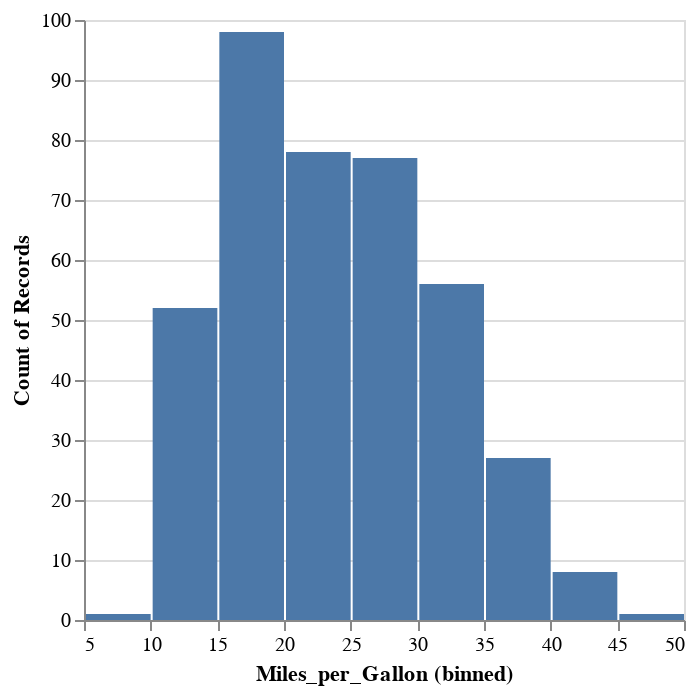

The cell this chart's notebook holds for it:
### Markdown cell above
While this visualization allows us to see how binning works, color is not a particularly effective visual encoding of a quantitative variable. A more effective encoding is to use a bar mark. This is known as a *histogram*: binning a quantitative variable and encoding the counts using bars:

### Code cell
alt.Chart(cars).mark_bar().encode(
    alt.X('Miles_per_Gallon:Q', bin=True),
    y='count(*):Q'
)

### Figure 1 — Vega-Lite specification as saved in the notebook (floating-point values rounded to 4 significant figures; data arrays with more than 128 entries replaced by an {"elided": "..."} marker saying what was removed)
{"$schema": "https://vega.github.io/schema/vega-lite/v1.2.1.json", "data": {"values": {"elided": "406 records"}}, "encoding": {"x": {"bin": true, "field": "Miles_per_Gallon", "type": "quantitative"}, "y": {"aggregate": "count", "field": "*", "type": "quantitative"}}, "mark": "bar"}
